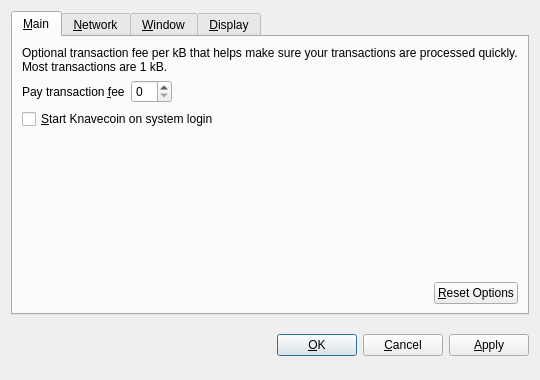
<?xml version="1.0" encoding="UTF-8"?>
<ui version="4.0">
 <class>OptionsDialog</class>
 <widget class="QDialog" name="OptionsDialog">
  <property name="geometry">
   <rect>
    <x>0</x>
    <y>0</y>
    <width>540</width>
    <height>380</height>
   </rect>
  </property>
  <property name="windowTitle">
   <string>Options</string>
  </property>
  <property name="modal">
   <bool>true</bool>
  </property>
  <layout class="QVBoxLayout" name="verticalLayout">
   <item>
    <widget class="QTabWidget" name="tabWidget">
     <property name="tabPosition">
      <enum>QTabWidget::North</enum>
     </property>
     <property name="currentIndex">
      <number>0</number>
     </property>
     <widget class="QWidget" name="tabMain">
      <attribute name="title">
       <string>&amp;Main</string>
      </attribute>
      <layout class="QVBoxLayout" name="verticalLayout_Main">
       <item>
        <widget class="QLabel" name="transactionFeeInfoLabel">
         <property name="text">
          <string>Optional transaction fee per kB that helps make sure your transactions are processed quickly. Most transactions are 1 kB.</string>
         </property>
         <property name="textFormat">
          <enum>Qt::PlainText</enum>
         </property>
         <property name="wordWrap">
          <bool>true</bool>
         </property>
        </widget>
       </item>
       <item>
        <layout class="QHBoxLayout" name="horizontalLayout_1_Main">
         <item>
          <widget class="QLabel" name="transactionFeeLabel">
           <property name="text">
            <string>Pay transaction &amp;fee</string>
           </property>
           <property name="textFormat">
            <enum>Qt::PlainText</enum>
           </property>
           <property name="buddy">
            <cstring>transactionFee</cstring>
           </property>
          </widget>
         </item>
         <item>
          <widget class="BitcoinAmountField" name="transactionFee"/>
         </item>
         <item>
          <spacer name="horizontalSpacer_1_Main">
           <property name="orientation">
            <enum>Qt::Horizontal</enum>
           </property>
           <property name="sizeHint" stdset="0">
            <size>
             <width>40</width>
             <height>20</height>
            </size>
           </property>
          </spacer>
         </item>
        </layout>
       </item>
       <item>
        <widget class="QCheckBox" name="bitcoinAtStartup">
         <property name="toolTip">
          <string>Automatically start Knavecoin after logging in to the system.</string>
         </property>
         <property name="text">
          <string>&amp;Start Knavecoin on system login</string>
         </property>
        </widget>
       </item>
       <item>
        <spacer name="verticalSpacer_Main">
         <property name="orientation">
          <enum>Qt::Vertical</enum>
         </property>
         <property name="sizeHint" stdset="0">
          <size>
           <width>20</width>
           <height>40</height>
          </size>
         </property>
        </spacer>
       </item>
       <item>
        <layout class="QHBoxLayout" name="horizontalLayout_2_Main">
         <item>
          <spacer name="horizontalSpacer_2_Main">
           <property name="orientation">
            <enum>Qt::Horizontal</enum>
           </property>
           <property name="sizeHint" stdset="0">
            <size>
             <width>40</width>
             <height>20</height>
            </size>
           </property>
          </spacer>
         </item>
         <item>
          <widget class="QPushButton" name="resetButton">
           <property name="toolTip">
            <string>Reset all client options to default.</string>
           </property>
           <property name="text">
            <string>&amp;Reset Options</string>
           </property>
           <property name="autoDefault">
            <bool>false</bool>
           </property>
          </widget>
         </item>
        </layout>
       </item>
      </layout>
     </widget>
     <widget class="QWidget" name="tabNetwork">
      <attribute name="title">
       <string>&amp;Network</string>
      </attribute>
      <layout class="QVBoxLayout" name="verticalLayout_Network">
       <item>
        <widget class="QCheckBox" name="mapPortUpnp">
         <property name="toolTip">
          <string>Automatically open the Knavecoin client port on the router. This only works when your router supports UPnP and it is enabled.</string>
         </property>
         <property name="text">
          <string>Map port using &amp;UPnP</string>
         </property>
        </widget>
       </item>
       <item>
        <widget class="QCheckBox" name="connectSocks">
         <property name="toolTip">
          <string>Connect to the Knavecoin network through a SOCKS proxy (e.g. when connecting through Tor).</string>
         </property>
         <property name="text">
          <string>&amp;Connect through SOCKS proxy:</string>
         </property>
        </widget>
       </item>
       <item>
        <layout class="QHBoxLayout" name="horizontalLayout_Network">
         <item>
          <widget class="QLabel" name="proxyIpLabel">
           <property name="text">
            <string>Proxy &amp;IP:</string>
           </property>
           <property name="textFormat">
            <enum>Qt::PlainText</enum>
           </property>
           <property name="buddy">
            <cstring>proxyIp</cstring>
           </property>
          </widget>
         </item>
         <item>
          <widget class="QValidatedLineEdit" name="proxyIp">
           <property name="maximumSize">
            <size>
             <width>140</width>
             <height>16777215</height>
            </size>
           </property>
           <property name="toolTip">
            <string>IP address of the proxy (e.g. 127.0.0.1)</string>
           </property>
          </widget>
         </item>
         <item>
          <widget class="QLabel" name="proxyPortLabel">
           <property name="text">
            <string>&amp;Port:</string>
           </property>
           <property name="textFormat">
            <enum>Qt::PlainText</enum>
           </property>
           <property name="buddy">
            <cstring>proxyPort</cstring>
           </property>
          </widget>
         </item>
         <item>
          <widget class="QLineEdit" name="proxyPort">
           <property name="maximumSize">
            <size>
             <width>55</width>
             <height>16777215</height>
            </size>
           </property>
           <property name="toolTip">
            <string>Port of the proxy (e.g. 9050)</string>
           </property>
          </widget>
         </item>
         <item>
          <widget class="QLabel" name="socksVersionLabel">
           <property name="text">
            <string>SOCKS &amp;Version:</string>
           </property>
           <property name="textFormat">
            <enum>Qt::PlainText</enum>
           </property>
           <property name="buddy">
            <cstring>socksVersion</cstring>
           </property>
          </widget>
         </item>
         <item>
          <widget class="QValueComboBox" name="socksVersion">
           <property name="toolTip">
            <string>SOCKS version of the proxy (e.g. 5)</string>
           </property>
          </widget>
         </item>
         <item>
          <spacer name="horizontalSpacer_Network">
           <property name="orientation">
            <enum>Qt::Horizontal</enum>
           </property>
           <property name="sizeHint" stdset="0">
            <size>
             <width>40</width>
             <height>20</height>
            </size>
           </property>
          </spacer>
         </item>
        </layout>
       </item>
       <item>
        <spacer name="verticalSpacer_Network">
         <property name="orientation">
          <enum>Qt::Vertical</enum>
         </property>
         <property name="sizeHint" stdset="0">
          <size>
           <width>20</width>
           <height>40</height>
          </size>
         </property>
        </spacer>
       </item>
      </layout>
     </widget>
     <widget class="QWidget" name="tabWindow">
      <attribute name="title">
       <string>&amp;Window</string>
      </attribute>
      <layout class="QVBoxLayout" name="verticalLayout_Window">
       <item>
        <widget class="QCheckBox" name="minimizeToTray">
         <property name="toolTip">
          <string>Show only a tray icon after minimizing the window.</string>
         </property>
         <property name="text">
          <string>&amp;Minimize to the tray instead of the taskbar</string>
         </property>
        </widget>
       </item>
       <item>
        <widget class="QCheckBox" name="minimizeOnClose">
         <property name="toolTip">
          <string>Minimize instead of exit the application when the window is closed. When this option is enabled, the application will be closed only after selecting Quit in the menu.</string>
         </property>
         <property name="text">
          <string>M&amp;inimize on close</string>
         </property>
        </widget>
       </item>
       <item>
        <spacer name="verticalSpacer_Window">
         <property name="orientation">
          <enum>Qt::Vertical</enum>
         </property>
         <property name="sizeHint" stdset="0">
          <size>
           <width>20</width>
           <height>40</height>
          </size>
         </property>
        </spacer>
       </item>
      </layout>
     </widget>
     <widget class="QWidget" name="tabDisplay">
      <attribute name="title">
       <string>&amp;Display</string>
      </attribute>
      <layout class="QVBoxLayout" name="verticalLayout_Display">
       <item>
        <layout class="QHBoxLayout" name="horizontalLayout_1_Display">
         <item>
          <widget class="QLabel" name="langLabel">
           <property name="text">
            <string>User Interface &amp;language:</string>
           </property>
           <property name="textFormat">
            <enum>Qt::PlainText</enum>
           </property>
           <property name="buddy">
            <cstring>lang</cstring>
           </property>
          </widget>
         </item>
         <item>
          <widget class="QValueComboBox" name="lang">
           <property name="toolTip">
            <string>The user interface language can be set here. This setting will take effect after restarting Knavecoin.</string>
           </property>
          </widget>
         </item>
        </layout>
       </item>
       <item>
        <layout class="QHBoxLayout" name="horizontalLayout_2_Display">
         <item>
          <widget class="QLabel" name="unitLabel">
           <property name="text">
            <string>&amp;Unit to show amounts in:</string>
           </property>
           <property name="textFormat">
            <enum>Qt::PlainText</enum>
           </property>
           <property name="buddy">
            <cstring>unit</cstring>
           </property>
          </widget>
         </item>
         <item>
          <widget class="QValueComboBox" name="unit">
           <property name="toolTip">
            <string>Choose the default subdivision unit to show in the interface and when sending coins.</string>
           </property>
          </widget>
         </item>
        </layout>
       </item>
       <item>
        <widget class="QCheckBox" name="displayAddresses">
         <property name="toolTip">
          <string>Whether to show Knavecoin addresses in the transaction list or not.</string>
         </property>
         <property name="text">
          <string>&amp;Display addresses in transaction list</string>
         </property>
        </widget>
       </item>
       <item>
        <widget class="QCheckBox" name="coinControlFeatures">
         <property name="toolTip">
          <string>Whether to show coin control features or not.</string>
         </property>
         <property name="text">
          <string>Display coin &amp;control features (experts only!)</string>
         </property>
        </widget>
       </item>
       <item>
        <spacer name="verticalSpacer_Display">
         <property name="orientation">
          <enum>Qt::Vertical</enum>
         </property>
         <property name="sizeHint" stdset="0">
          <size>
           <width>20</width>
           <height>40</height>
          </size>
         </property>
        </spacer>
       </item>
      </layout>
     </widget>
    </widget>
   </item>
   <item>
    <layout class="QHBoxLayout" name="horizontalLayout_Buttons">
     <item>
      <spacer name="horizontalSpacer_1">
       <property name="orientation">
        <enum>Qt::Horizontal</enum>
       </property>
       <property name="sizeHint" stdset="0">
        <size>
         <width>40</width>
         <height>48</height>
        </size>
       </property>
      </spacer>
     </item>
     <item>
      <widget class="QLabel" name="statusLabel">
       <property name="font">
        <font>
         <weight>75</weight>
         <bold>true</bold>
        </font>
       </property>
       <property name="text">
        <string/>
       </property>
       <property name="textFormat">
        <enum>Qt::PlainText</enum>
       </property>
       <property name="wordWrap">
        <bool>true</bool>
       </property>
      </widget>
     </item>
     <item>
      <spacer name="horizontalSpacer_2">
       <property name="orientation">
        <enum>Qt::Horizontal</enum>
       </property>
       <property name="sizeHint" stdset="0">
        <size>
         <width>40</width>
         <height>48</height>
        </size>
       </property>
      </spacer>
     </item>
     <item>
      <widget class="QPushButton" name="okButton">
       <property name="text">
        <string>&amp;OK</string>
       </property>
      </widget>
     </item>
     <item>
      <widget class="QPushButton" name="cancelButton">
       <property name="text">
        <string>&amp;Cancel</string>
       </property>
       <property name="autoDefault">
        <bool>false</bool>
       </property>
      </widget>
     </item>
     <item>
      <widget class="QPushButton" name="applyButton">
       <property name="text">
        <string>&amp;Apply</string>
       </property>
       <property name="autoDefault">
        <bool>false</bool>
       </property>
      </widget>
     </item>
    </layout>
   </item>
  </layout>
 </widget>
 <customwidgets>
  <customwidget>
   <class>BitcoinAmountField</class>
   <extends>QSpinBox</extends>
   <header>bitcoinamountfield.h</header>
  </customwidget>
  <customwidget>
   <class>QValueComboBox</class>
   <extends>QComboBox</extends>
   <header>qvaluecombobox.h</header>
  </customwidget>
  <customwidget>
   <class>QValidatedLineEdit</class>
   <extends>QLineEdit</extends>
   <header>qvalidatedlineedit.h</header>
  </customwidget>
 </customwidgets>
 <resources/>
 <connections/>
</ui>
